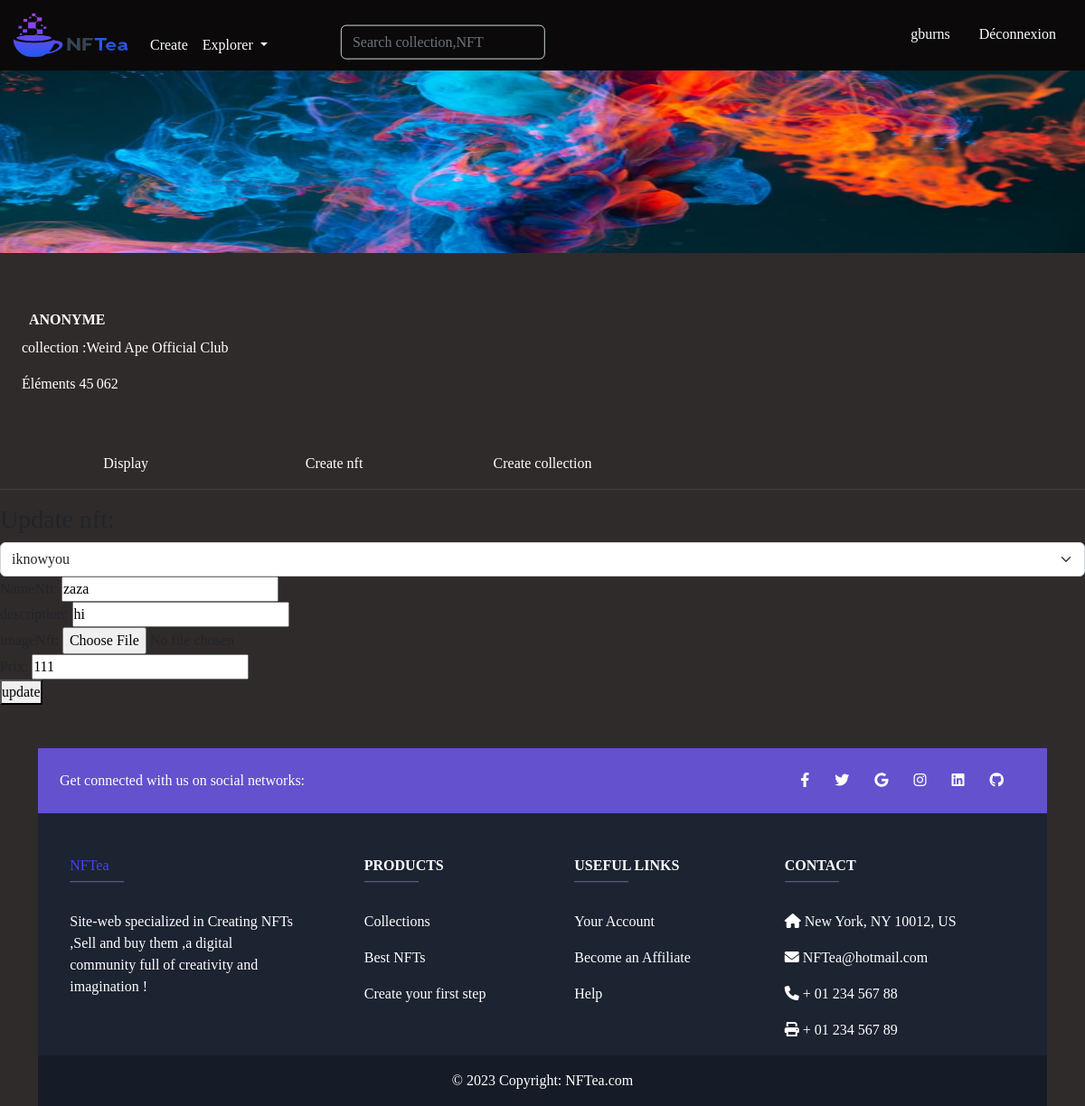
The page /user/update.php?IdNft=6 (signed in) on the database its author committed.
### tables this page shows
CREATE TABLE `user` (
  `UserId` int(30) NOT NULL,
  `UserName` varchar(20) NOT NULL,
  `Email` varchar(255) NOT NULL,
  `Password` varchar(20) NOT NULL
);

CREATE TABLE `nft` (
  `IdNft` int(30) NOT NULL,
  `CollectionId` int(20) NOT NULL,
  `NameNft` varchar(30) NOT NULL,
  `description` varchar(255) NOT NULL,
  `imageNft` varchar(255) NOT NULL,
  `Prix` float NOT NULL
);

### user/update.php (the view, shortened to what this page needs)
<?php
   $db = new PDO('mysql:host=127.0.0.1;dbname=nftea;charset=utf8','root','');
	$IdNft=$_GET['IdNft'];
	$query = $db->prepare('select * from nft where IdNft=?');
	$query->execute([$IdNft]);
	$data = $query->fetch();
 ?>
<!DOCTYPE html>
<html lang="en">
<head>
    <link href="https://cdn.jsdelivr.net/npm/bootstrap@5.2.2/dist/css/bootstrap.min.css" rel="stylesheet">
    <link href="stylesheet" href="https://maxcdn.bootstrapcdn.com/bootstrap/3.3.7/css/bootstrap.min.css">
    <link href='https://css.gg/push-chevron-right.css' rel='stylesheet'>
    <link rel="stylesheet" href="css/style.css">
        <link
    href="https://cdnjs.cloudflare.com/ajax/libs/font-awesome/6.0.0/css/all.min.css"
    rel="stylesheet"/>
    <link rel="stylesheet" href="css/collection.css">
</head>
<body>
  <div>
    <nav class="navbar navbar-expand-lg bg-light  fixed-top">
        <div class="container-fluid">
            <a class="navbar-brand" href="../index.php" ><img src="img/logonft.png" class="logo" alt=""></a>
          <div class="collapse navbar-collapse" id="navbarSupportedContent">
            <ul class="navbar-nav me-auto mb-2 mb-lg-0">
            <li class="nav-item">
              <?php if(!isset($_SESSION['Email'])){
      ?>
                <a class="nav-link" href="./login/login.php">Create</a>
           <?php } else { ?>
            <a class="nav-link" href="addnft.php">Create</a>
            <?php }  ?>
              </li>
              <li class="nav-item dropdown">
                <a class="nav-link dropdown-toggle" href="#" role="button" data-bs-toggle="dropdown" aria-expanded="false">
                  Explorer
                </a>
              </li>
            </ul>
            <form class="d-flex" role="search">
              <input class="form-control me-2" type="search" placeholder="Search collection,NFT" aria-label="Search">
            <form class="container-fluid justify-content-start">
              <?php $reqq = $db->query("SELECT * FROM `user`");
                        while($dataa =  $reqq->fetch()):
                          if($dataa['Email']==$_SESSION['Email']){
                            $id_user=$dataa['UserId'];?>
                            <button class="btn btn-outline-success me-2" type="button"><a href="./profil.php"><?php echo $dataa['UserName'] ?></a></button>
                        <?php  }
?> <?php endwhile; ?>
                <button class="btn btn-outline-success me-2" type="button"><a href="../login/logout.php">Déconnexion</a></button>
              </form>
            </form>
          </div>
        </div>
      </nav>
    </div>
        <img class="imgcover" src="./img/smoke3.jpg" alt="">
        <div class="div-collection">
        <h2>Anonyme</h2>
        <p>collection :Weird Ape Official Club</p>
        <p>Éléments 45 062</p>
    </div>
    <div class="list-profil">
      <button>Display</button>
      <button>Create nft</button>
      <button>Create collection</button>
    </div>
    <div class="hr">
      <hr>
    </div>
     <div class="global-t">
	   <form action="" method="post">
						   <div class="ajout-one">
							   <div class="ajout-two">
							   <h3> Update nft:</h3>
                    <select name="CollectionId" class="form-select" aria-label="Default select example">
                  <?php
                    $reqq = $db->query("SELECT * FROM `collection`");
                    while($dataa =  $reqq->fetch()):
                      if($dataa['UserId']==$id_user){
    ?>
                 <option selected value="<?= $dataa['CollectionId'] ?>"><?= $dataa['NameColl'] ?></option>
                  <?php } endwhile; ?>
                </select>
                </div>
              </div>
							   <div class="ajout-two">
								   <div class="ajout-tree">
									   <label for="NameNft">NameNft:</label>
									   <input type="text" id="NameNft" name="NameNft" value="<?= $data['NameNft'] ?>"  >
								   </div>
								   <div class="ajout-tree">
									   <label for="description">description:</label>
									   <input type="text" name="description" id="description" value="<?= $data['description'] ?>"  >
								   </div>
								   <div class="ajout-tree">
									   <label for="imageNft">imageNft:</label>
									   <input type="file" id="imageNft" name="imageNft" value="<?= $data['imageNft'] ?>" >
								   </div>
								   <div class="ajout-tree">
									   <label for="Prix">Prix:</label>
									   <input type="text" id="Prix" name="Prix" value="<?= $data['Prix'] ?>"  >
								   </div>
								   <button type="submit" name="submit">update</button>
							   </div>
						   </div>
  <div class="container my-5">
<footer
        class="text-center text-lg-start text-white"
        style="background-color: #1c2331"
        >
  <section
           class="d-flex justify-content-between p-4"
           style="background-color: #6351ce"
           >
    <div class="me-5">
      <span>Get connected with us on social networks:</span>
    </div>
    <div>
      <a href="https://facebook.com/" class="text-white me-4">
        <i class="fab fa-facebook-f" ></i>
      </a>
      <a href="https://twitter.com/" class="text-white me-4">
        <i class="fab fa-twitter" ></i>
      </a>
      <a href="https://google.com/" class="text-white me-4">
        <i class="fab fa-google" ></i>
      </a>
      <a href="https://instagram.com/" class="text-white me-4">
        <i class="fab fa-instagram" ></i>
      </a>
      <a hhref="https://linkedin.com/" class="text-white me-4">
        <i class="fab fa-linkedin" ></i>
      </a>
      <a href="https://github.com/" class="text-white me-4">
        <i class="fab fa-github" ></i>
      </a>
    </div>
  </section>
  <section class="">
    <div class="container text-center text-md-start mt-5">
      <div class="row mt-3">
        <div class="col-md-3 col-lg-4 col-xl-3 mx-auto mb-4">
          <h6 class="text-white" style="color:rgb(69, 69, 240) !important">NFTea</h6>
          <hr
              class="mb-4 mt-0 d-inline-block mx-auto"
              style="width: 60px; background-color: #7c4dff; height: 2px"
              />
          <p>
              Site-web specialized in Creating NFTs ,Sell and buy them ,a digital community full of creativity and imagination !
          </p>
        </div>
        <div class="col-md-2 col-lg-2 col-xl-2 mx-auto mb-4">
          <h6 class="text-uppercase fw-bold">Products</h6>
          <hr
              class="mb-4 mt-0 d-inline-block mx-auto"
              style="width: 60px; background-color: #7c4dff; height: 2px"
              />
          <p>
            <a href="#!" class="text-white">Collections</a>
          </p>
          <p>
            <a href="#!" class="text-white">Best NFTs</a>
          </p>
          <p>
            <a href="#!" class="text-white">Create your first step</a>
          </p>
        </div>
        <div class="col-md-3 col-lg-2 col-xl-2 mx-auto mb-4">
          <h6 class="text-uppercase fw-bold">Useful links</h6>
          <hr
              class="mb-4 mt-0 d-inline-block mx-auto"
              style="width: 60px; background-color: #7c4dff; height: 2px"
              />
          <p>
            <a href="#!" class="text-white">Your Account</a>
          </p>
          <p>
            <a href="#!" class="text-white">Become an Affiliate</a>
          </p>
          <p>
            <a href="#!" class="text-white">Help</a>
          </p>
        </div>
        <div class="col-md-4 col-lg-3 col-xl-3 mx-auto mb-md-0 mb-4">
          <h6 class="text-uppercase fw-bold">Contact</h6>
          <hr
              class="mb-4 mt-0 d-inline-block mx-auto"
              style="width: 60px; background-color: #7c4dff; height: 2px"
              />
          <p><i class="fas fa-home mr-3"></i> New York, NY 10012, US</p>
          <p><i class="fas fa-envelope mr-3"></i> NFTea@hotmail.com</p>
          <p><i class="fas fa-phone mr-3"></i> + 01 234 567 88</p>
          <p><i class="fas fa-print mr-3"></i> + 01 234 567 89</p>
        </div>
      </div>
    </div>
  </section>
  <div
       class="text-center p-3"
       style="background-color: rgba(0, 0, 0, 0.2)"
       >
    © 2023 Copyright:
    <a class="text-white" href="index.html"
       >NFTea.com</a
      >
  </div>
</footer>
</div>
</body>
</html>

### user/css/style.css (style rules this page uses)
* { margin:0; padding:0; text-decoration: none; scroll-behavior: smooth; list-style-type:none; font-family: Georgia, serif; }
.btn-outline-success { margin-bottom:-2rem; color: #fff; height: 20%; }
html, body { margin: 0; height: 100%; }
body { background: #302B2B; }
.navbar { background-color: rgb(11,9,9,9) !important; }
.logo { width:130px ; height:50px ; }
.navbar .navbar-nav li a { padding-top:30px; color:white !important; }
.btn { white-space:nowrap; border-width:0px !important; color:white; }
.nav-item { font-size:1em; }
.form-control { transform:translate(-170% ,20%) ; background-color: rgba(255, 255, 255, 0); }
body { font-family: "Poppins", sans-serif; height: 100vh; }
a { color: #fff; display:inline-block; text-decoration: none; font-weight: 400; }
h2 { text-align: center; font-size: 16px; font-weight: 600; text-transform: uppercase; display:inline-block; margin: 40px 8px 10px 8px; color: #cccccc; }

### user/css/collection.css (style rules this page uses)
.imgcover { width: 100%; height:35%; }
.div-collection { padding: 2%; color: #ffff; display: flex; flex-direction: column; justify-content:space-between; background-color: #302B2B; }
.div-collection h2 { color: #fff; font-size: medium; align-self: start; }
.hr { color: #7f7979; background-color: #302B2B; }
.list-profil { display: flex; flex-direction: row; color: #fff; background-color: #302B2B; padding: 2% 2% 0%; }
.list-profil button { font-size:medium; background-color: #302B2B; color: #fff; width: 20%; border: none; border-radius: 0%; }
.ajout-tree input { width: 20%; padding:0%; }

### rows shown on the page
user: UserName "gburns"
nft: NameNft "zaza", description "hi", Prix "111"

### other values the page prints
form field CollectionId "iknowyou"
